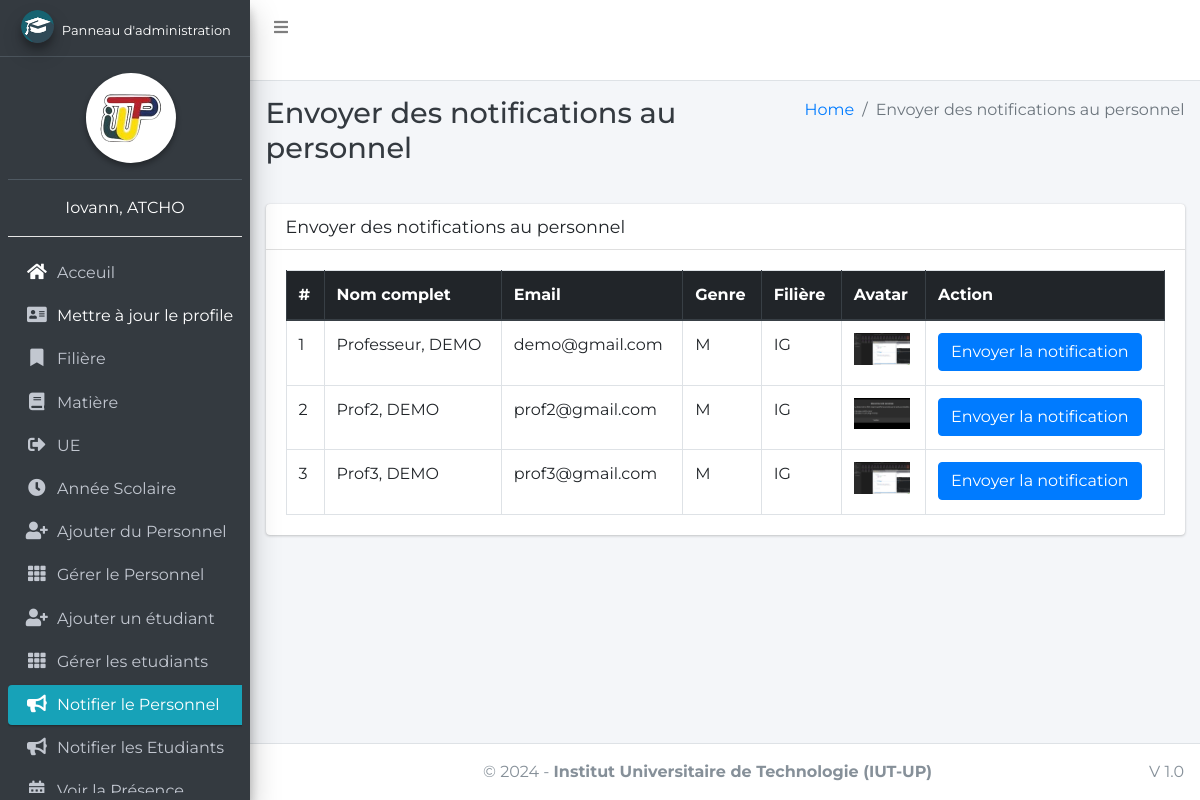
The page /admin_notify_staff (signed in) on the database its author committed.
### main_app/models.py (models this page shows, shortened)
class CustomUser(AbstractUser):
    USER_TYPE = ((1, "HOD"), (2, "Staff"), (3, "Student"))
    GENDER = [("M", "Male"), ("F", "Female")]
    username = None  # Removed username, using email instead
    email = models.EmailField(unique=True)
    user_type = models.CharField(default=1, choices=USER_TYPE, max_length=1)
    gender = models.CharField(max_length=1, choices=GENDER)
    profile_pic = models.ImageField()
    address = models.TextField()
    fcm_token = models.TextField(default="")  # For firebase notifications
    created_at = models.DateTimeField(auto_now_add=True)
    updated_at = models.DateTimeField(auto_now=True)
    USERNAME_FIELD = "email"
    REQUIRED_FIELDS = []
    objects = CustomUserManager()
    def __str__(self):
        return self.last_name + ", " + self.first_name

class Staff(models.Model):
    course = models.ForeignKey(Course, on_delete=models.DO_NOTHING, null=True, blank=False)
    admin = models.OneToOneField(CustomUser, on_delete=models.CASCADE)

class Course(models.Model):
    name = models.CharField(max_length=120)
    cycle = models.ForeignKey(Cycle, on_delete=models.DO_NOTHING, null=True)
    created_at = models.DateTimeField(auto_now_add=True)
    updated_at = models.DateTimeField(auto_now=True)

### main_app/hod_views.py (the view)
# urls.py: path("admin_notify_staff", hod_views.admin_notify_staff,
def admin_notify_staff(request):
    staff = CustomUser.objects.filter(user_type=2)
    context = {
        'page_title': "Envoyer des notifications au personnel",
        'allStaff': staff
    }
    return render(request, "hod_template/staff_notification.html", context)

### main_app/templates/hod_template/staff_notification.html (shortened to what this page needs)
{% extends 'main_app/base.html' %}
{% load static %}
{% block page_title %}{{page_title}}{% endblock page_title %}
{% block content %}
<section class="content">
    <div class="container-fluid">
        <div class="row">
            <div class="col-md-12">
                <div class="card">
                    <div class="card-header">
                        <h3 class="card-title">{{page_title}}</h3>
                    </div>
                    <div class="card-body">
                        <table id="example2" class="table table-bordered table-hover">
                            <thead class="thead-dark">
                                <tr>
                                    <th>#</th>
                                    <th>Nom complet</th>
                                    <th>Email</th>
                                    <th>Genre</th>
                                    <th>Filière</th>
                                    <th>Avatar</th>
                                    <th>Action</th>
                                </tr>
                            </thead>
                            <tbody>
                                {% for staff in allStaff %}
                                <tr>
                                    <td>{{ forloop.counter }}</td>
                                    <td>{{staff.last_name}}, {{staff.first_name}}</td>
                                    <td>{{staff.email}}</td>
                                    <td>{{staff.gender}}</td>
                                    <td>{{staff.staff.course.name}}</td>
                                    <td>
                                        {% if staff.profile_pic == ""  %}
                                        Pas d'image
                                        {% else %}
                                        <img class="img img-fluid mb-2" height="56" width="56"
                                            src="{{staff.profile_pic}}" alt="">
                                        {% endif %}
                                    </td>
                                    <td><button data-toggle = "modal" data-target = "#myModal"class="btn btn-primary show_notification" value="{{staff.id}}">Envoyer la notification</button>
                                    </td>
                                </tr>
                                {% endfor %}
                            </tbody>
                        </table>
                    </div>
                </div>
            </div>
        </div>
    </div>
</section>
{% endblock content %}

### main_app/templates/main_app/sidebar_template.html (shortened to what this page needs)
{% load static %}
<aside class="main-sidebar elevation-4 sidebar-dark-info">
    {% if request.user.user_type == '1' %}
    <a href="{% url 'admin_home' %}" class="brand-link">
        <img src="{% static 'dist/img/cmsl.png' %} " alt="AdminLTE Logo"
            class="brand-image img-circle elevation-3" >
        <span class="brand-text fw-bold text-white" style="font-size: small;">Panneau d'administration</span>
    </a>
    <div class="sidebar">
        <div class="user-panel mt-3 pb-3 mb-3 text-center">
            <div class="image text-center ">
                <img src="{% static 'dist/img/logoiut.png' %}" class="img-circle elevation-2 bg-white w-50" alt="User Image">
            </div>
        </div>
        <div class="info  text-center">
            <a href="#" class="d-block text-white">{{user}}</a>
            <hr class="bg-white">
        </div>
        <nav class="mt-2">
            <ul class="nav nav-pills nav-sidebar flex-column" data-widget="treeview" role="menu" data-accordion="false">
                <li class="nav-item">
                    {% url 'admin_home' as admin_home %}
                    <a href="{{admin_home}}" class="nav-link {% if admin_home == request.path %} active {% endif %}">
                        <i class="nav-icon fas fa-home text-white"></i>
                        <p>
                            Acceuil
                        </p>
                    </a>
                </li>
                <li class="nav-item">
                    {% url 'admin_view_profile' as admin_view_profile %}
                    <a href="{{admin_view_profile}}"
                        class="nav-link {% if admin_view_profile == request.path %} active {% endif %}">
                        <i class="nav-icon fas fa-address-card"></i>
                        <p class="text-white">
                            Mettre à jour le profile
                        </p>
                    </a>
                </li>
                <li class="nav-item has-treeview">
                    <a href="#" class="nav-link">
                        <i class="nav-icon fas fa-bookmark"></i>
                        <p>
                            Filière
                        </p>
                    </a>
                </li>
                <li class="nav-item has-treeview">
                    <a href="#" class="nav-link">
                        <i class="nav-icon fas fa-book"></i>
                        <p>
                            Matière
                        </p>
                    </a>
                </li>
                <li class="nav-item has-treeview">
                    <a href="#" class="nav-link">
                        <i class="nav-icon fas fa-sign-out-alt"></i>
                        <p>
                            UE
                        </p>
                    </a>
                </li>
                <li class="nav-item has-treeview">
                    <a href="#" class="nav-link">
                        <i class="nav-icon fas fa-clock"></i>
                        <p>
                            Année Scolaire
                        </p>
                    </a>
                </li>
                <li class="nav-item">
                    {% url 'add_staff' as add_staff %}
                    <a href="{{add_staff}}" class="nav-link {% if add_staff == request.path %} active {% endif %}">
                        <i class="nav-icon fas fa-user-plus"></i>
                        <p>
                            Ajouter du Personnel
                        </p>
                    </a>
                </li>
                <li class="nav-item">
                    {% url 'manage_staff' as manage_staff %}
                    {% url 'edit_staff' staff_id as edit_staff %}
                    <a href="{{manage_staff}}"
                        class="nav-link {% if manage_staff == request.path or request.path == edit_staff %} active {% endif %}">
                        <i class="nav-icon fas fa-th"></i>
                        <p>
                            Gérer le Personnel
                        </p>
                    </a>
                </li>
                <li class="nav-item">
                    {% url 'add_student' as add_student%}
                    <a href="{{add_student}}" class="nav-link  {% if add_student == request.path %} active {% endif %}">
                        <i class="nav-icon fas fa-user-plus"></i>
                        <p>
                            Ajouter un étudiant
                        </p>
                    </a>
                </li>
                <li class="nav-item">
                    {% url 'manage_student' as manage_student %}
                    {% url 'edit_student' student_id as edit_student %}
                    <a href="{{manage_student}}"
                        class="nav-link  {% if edit_student == request.path or manage_student == request.path %} active {% endif %}">
                        <i class="nav-icon fas fa-th"></i>
                        <p>
                            Gérer les etudiants
                        </p>
                    </a>
                </li>
                <li class="nav-item">
                    {% url 'admin_notify_staff' as admin_notify_staff %}
                    <a href="{{admin_notify_staff}}"
                        class="nav-link {% if admin_notify_staff == request.path %} active {% endif %}">
                        <i class="nav-icon fas fa-bullhorn"></i>
                        <p>
                            Notifier le Personnel
                        </p>
                    </a>
                </li>
                <li class="nav-item">
                    {% url 'admin_notify_student' as admin_notify_student %}
                    <a href="{{admin_notify_student}}"
                        class="nav-link {% if admin_notify_student == request.path %} active {% endif %}">
                        <i class="nav-icon fas fa-bullhorn"></i>
                        <p>
                            Notifier les Etudiants
                        </p>
                    </a>
                </li>
                <li class="nav-item">
                    {% url 'admin_view_attendance' as admin_view_attendance %}
                <li class="nav-item">
                    <a href="{{admin_view_attendance}}"
                        class="nav-link  {% if admin_view_attendance == request.path %} active {% endif %}">
                        <i class="nav-icon fas fa-calendar-alt"></i>
                        <p>
                            Voir la Présence
                        </p>
                    </a>
                </li>
                                        {% endif %}
                                    </ul>
                                </nav>
                            </div>
</aside>

### main_app/templates/main_app/base.html (style rules this page uses)
body { font-family: 'Montserrat', sans-serif; }

### rows shown on the page
CustomUser: last_name+first_name "Iovann, ATCHO"
CustomUser: last_name "Professeur", first_name "DEMO", email "demo@gmail.com", gender "M", staff.course.name "IG"
CustomUser: last_name "Prof2", first_name "DEMO", email "prof2@gmail.com", gender "M", staff.course.name "IG", shows a picture
CustomUser: last_name "Prof3", first_name "DEMO", email "prof3@gmail.com", gender "M", staff.course.name "IG"

### other values the page prints
{{ page_title }} "Envoyer des notifications au personnel"
